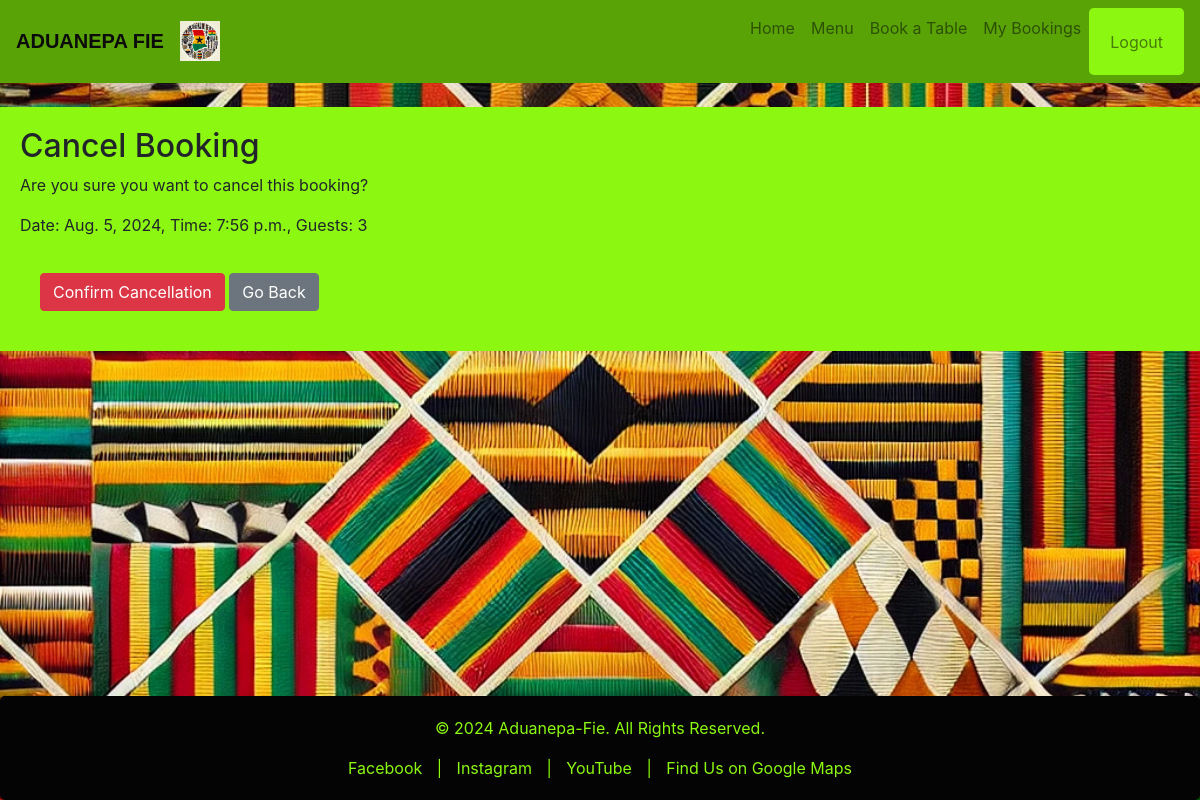
/cancel_booking/9/ (signed in), run on the app's committed database.
### bookings/models.py (models this page shows, shortened)
class Booking(models.Model):
    user = models.ForeignKey(User, on_delete=models.CASCADE)
    table = models.ForeignKey(Table, on_delete=models.CASCADE)
    date = models.DateField()
    time = models.TimeField()
    guests = models.IntegerField()
    created_at = models.DateTimeField(auto_now_add=True)

### bookings/views.py (the view)
# urls.py: path('cancel_booking/<int:booking_id>/', views.cancel_booking, name='cancel_booking'),
@login_required
def cancel_booking(request, booking_id):
    booking = Booking.objects.get(id=booking_id, user=request.user)
    if request.method == 'POST':
        booking.delete()
        messages.success(request, 'Booking cancelled successfully!')
        return redirect('my_bookings')
    return render(request, 'cancel_booking.html', {'booking': booking})

### templates/cancel_booking.html (shortened to what this page needs)
{% extends 'base.html' %}
{% block content %}
    <h2>Cancel Booking</h2>
    <p>Are you sure you want to cancel this booking?</p>
    <p>Date: {{ booking.date }}, Time: {{ booking.time }}, Guests: {{ booking.guests }}</p>
    <form method="post">
        <button type="submit" class="btn btn-danger">Confirm Cancellation</button>
        <a href="{% url 'my_bookings' %}" class="btn btn-secondary">Go Back</a>
    </form>
{% endblock %}

### static/css/styles.css (style rules this page uses)
body, html { margin: 0; padding: 0; font-weight: normal; justify-content: space-between; display: flex; flex-direction: column; height: 100%; }
body { background-image: url('/static/images/kente_background.jpg'); background-size: cover; background-repeat: no-repeat; background-attachment: fixed; background-position: center; }
form { background-color:#8cf811; padding: 20px; border-radius: 0.3rem; }
.btn-danger { background-color: #dc3545; border-color: #dc3545; }
.btn-secondary { background-color: #6c757d; border-color: #6c757d; }

### data on the page
Booking: date "Aug. 5, 2024", time "7:56 p.m.", guests "3"
